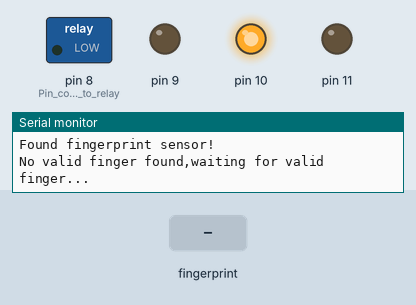
Recording of a sketch running on a simulated Arduino Uno, built with avr-gcc and run on an emulated ATmega328P. Shown: switched loads named in the sketch (green lamp = pin HIGH), output pins drawn as LEDs (lit = HIGH), the last lines printed to the serial monitor. Inputs (shaded band) come from the test bench.

Above: at 2.2 s.
2.3 s: finger stored as number 1 placed on the sensor
At 3.2 s:
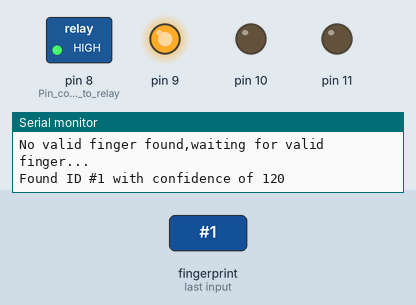
At 6.0 s:
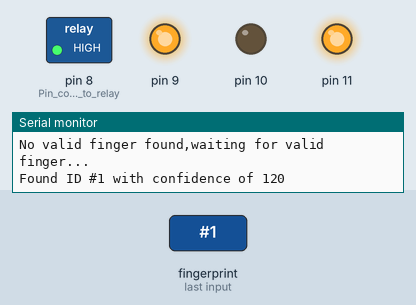
Timing chart, 0 to 7.6 s (numbered marks = the images above; inputs shaded):
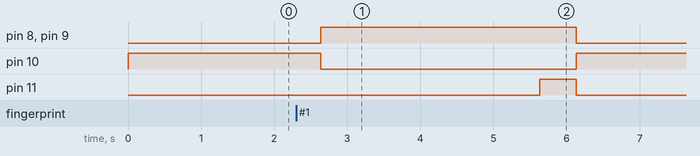

The sketch:

fingerprint.ino
```cpp
#include <Adafruit_Fingerprint.h>
#include <SoftwareSerial.h>

int getFingerprintIDez();
SoftwareSerial mySerial(3,4);// tx, rx


Adafruit_Fingerprint finger = Adafruit_Fingerprint(&mySerial);
 void buzzeropen()
 {
  digitalWrite(11,HIGH);
  delay(500);
 }

 void buzzerClose()
{
  digitalWrite(11,LOW);
}

 void doorOpen()
{
  if(finger.fingerID==1)
  {
  digitalWrite(8,HIGH);
  digitalWrite(9,HIGH);
  digitalWrite(10,LOW);
  delay(3000);


  }
}

void doorClose()
{
  digitalWrite(8,LOW);
  digitalWrite(9,LOW);
  digitalWrite(10,HIGH);
  digitalWrite(11,LOW);
}


void setup()
{
  pinMode(9,OUTPUT);
  pinMode(10,OUTPUT);
  pinMode(11,OUTPUT);
  digitalWrite(9,LOW);
  digitalWrite(10,HIGH);

  Serial.begin(9600);
  Serial.println("fingertest");
  finger.begin(57600);
  pinMode(8,OUTPUT);//Pin connectet to relay

  if (finger.verifyPassword())
  {
    Serial.println("Found fingerprint sensor!");
  } else
  {
    Serial.println("Did not find fingerprint sensor :(");
    while (1);
  }
  Serial.println("No valid finger found,waiting for valid finger...");
  }


  void loop()                     // run over and over again
{

  if(getFingerprintIDez()>=0)
  {
        doorOpen();
        buzzeropen();
        buzzerClose();
        doorClose();
  }


}
uint8_t getFingerprintID()
{
  uint8_t p = finger.getImage();
  switch (p)
  {
    case FINGERPRINT_OK:
      Serial.println("Image taken");
      break;
    case FINGERPRINT_NOFINGER:
      Serial.println("No finger detected");
      return p;
    case FINGERPRINT_PACKETRECIEVEERR:
      Serial.println("Communication error");
      return p;
    case FINGERPRINT_IMAGEFAIL:
      Serial.println("Imaging error");
      return p;
        default:
      Serial.println("Unknown error");
      return p;
  }

  // OK success!

  p = finger.image2Tz();
  switch (p)
  {
    case FINGERPRINT_OK:
      Serial.println("Image converted");
      break;
    case FINGERPRINT_IMAGEMESS:
      Serial.println("Image too messy");
      return p;
    case FINGERPRINT_PACKETRECIEVEERR:
      Serial.println("Communication error");
      return p;
    case FINGERPRINT_FEATUREFAIL:
      Serial.println("Could not find fingerprint features");
      return p;
    case FINGERPRINT_INVALIDIMAGE:
      Serial.println("Could not find fingerprint features");
      return p;
    default:
      Serial.println("Unknown error");
      return p;
  }

  // OK converted!
  p = finger.fingerFastSearch();
  if (p == FINGERPRINT_OK)
  {
    Serial.println("Found a print match!");
  } else if (p == FINGERPRINT_PACKETRECIEVEERR) {
    Serial.println("Communication error");
    return p;
  } else if (p == FINGERPRINT_NOTFOUND) {
    Serial.println("Did not find a match");
    return p;
  } else {
    Serial.println("Unknown error");
    return p;
  }

  // found a match!
  Serial.print("Found ID #"); Serial.print(finger.fingerID);
  Serial.print(" with confidence of "); Serial.println(finger.confidence);
}

// returns -1 if failed, otherwise returns ID #
int getFingerprintIDez() {
  uint8_t p = finger.getImage();
  if (p != FINGERPRINT_OK)  return -1;

  p = finger.image2Tz();
  if (p != FINGERPRINT_OK)  return -1;

  p = finger.fingerFastSearch();
  if (p != FINGERPRINT_OK)  return -1;

  // found a match!
  Serial.print("Found ID #"); Serial.print(finger.fingerID);
  Serial.print(" with confidence of "); Serial.println(finger.confidence);
  return finger.fingerID;
}
```

Measured:
- after the input at 2.3 s, pin 8 (Pin_connectet_to_relay), pin 9: LOW → HIGH after 0.34 s, → LOW 3.5 s later; pin 10: HIGH → LOW after 0.34 s, → HIGH 3.5 s later; pin 11: LOW → HIGH after 3.3 s, → LOW 0.50 s later
